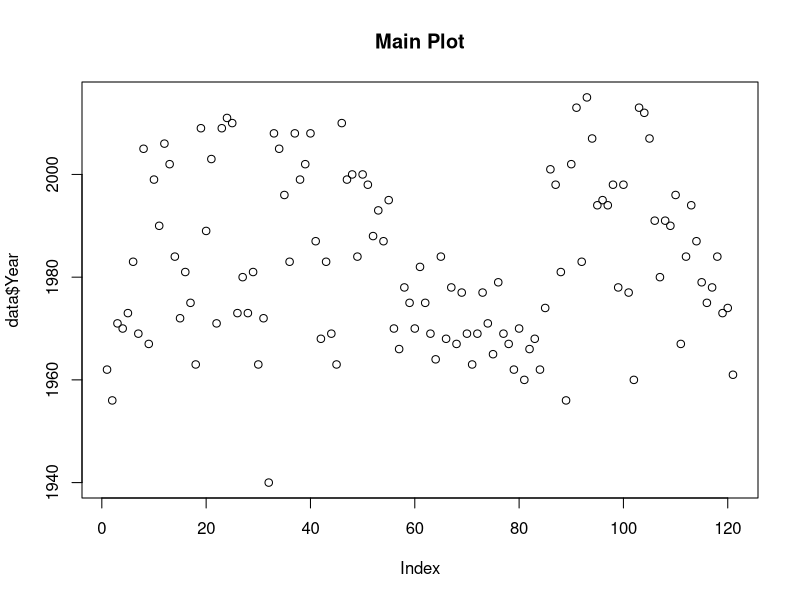
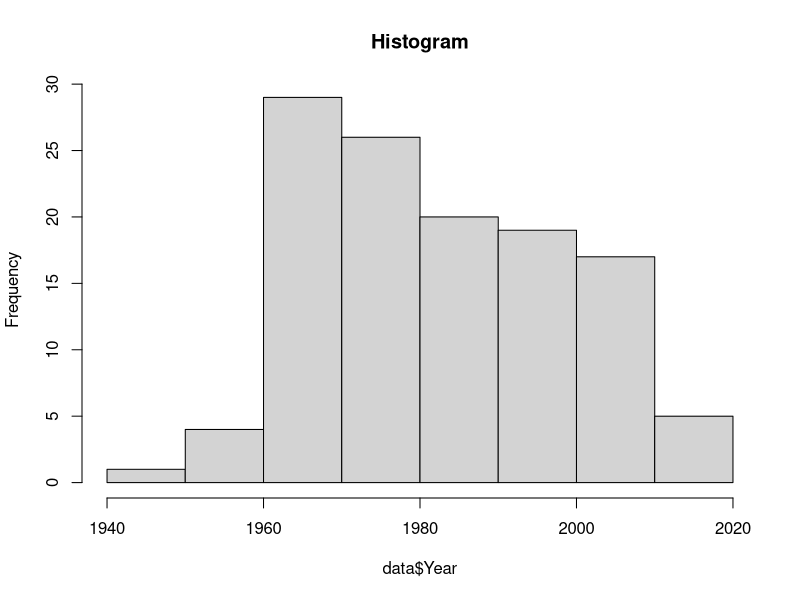
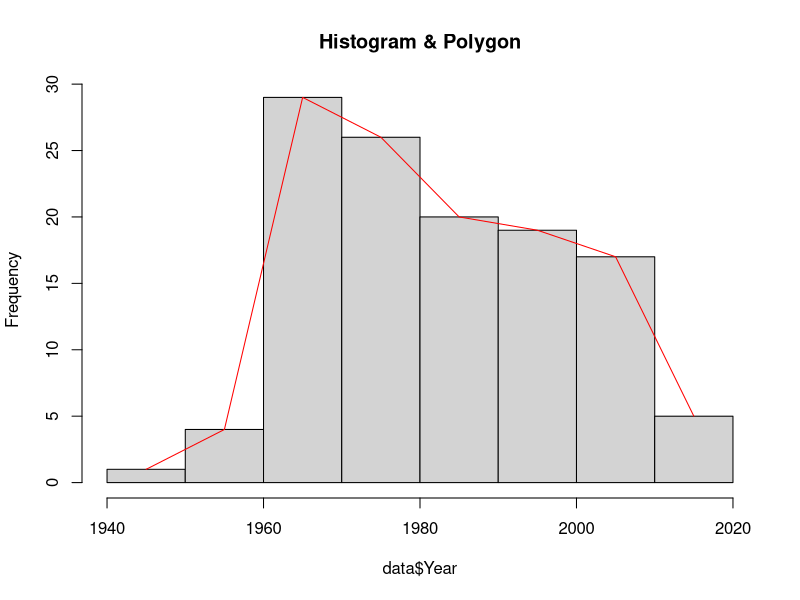
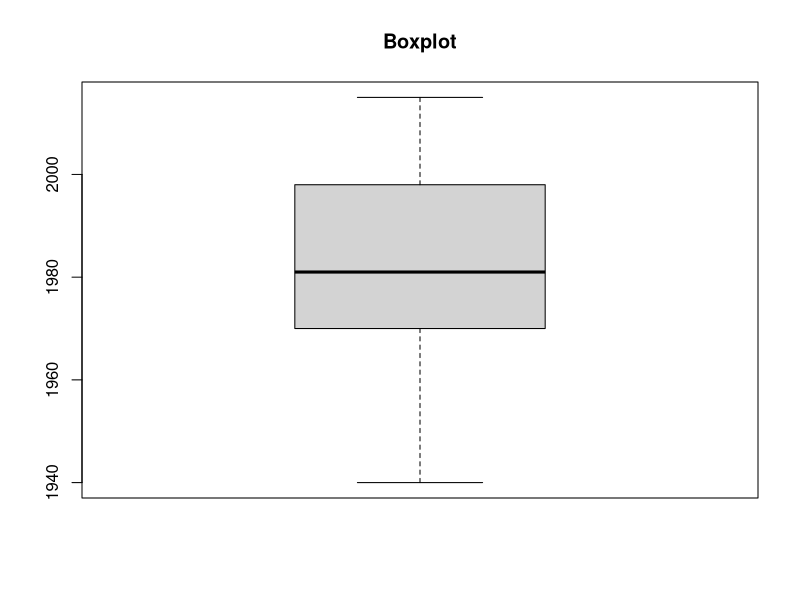

The R script that drew these images, in order:
setwd("C:/Users/USER/Desktop/DataProcessingLabs/PT")
data <- read.csv("best_selling_artists.csv")
head(data)
tail(data)
subset(data, Country == "Barbados")
mean(data$Year)
sd(data$Year)
var(data$Year)

plot(data$Year, main = "Main Plot")
hist(data$Year, main = "Histogram")
h1 <- hist(data$Year, main = "Histogram & Polygon")
lines(h1$counts ~ h1$mids, col = "red")
boxplot(data$Year, main = "Boxplot")